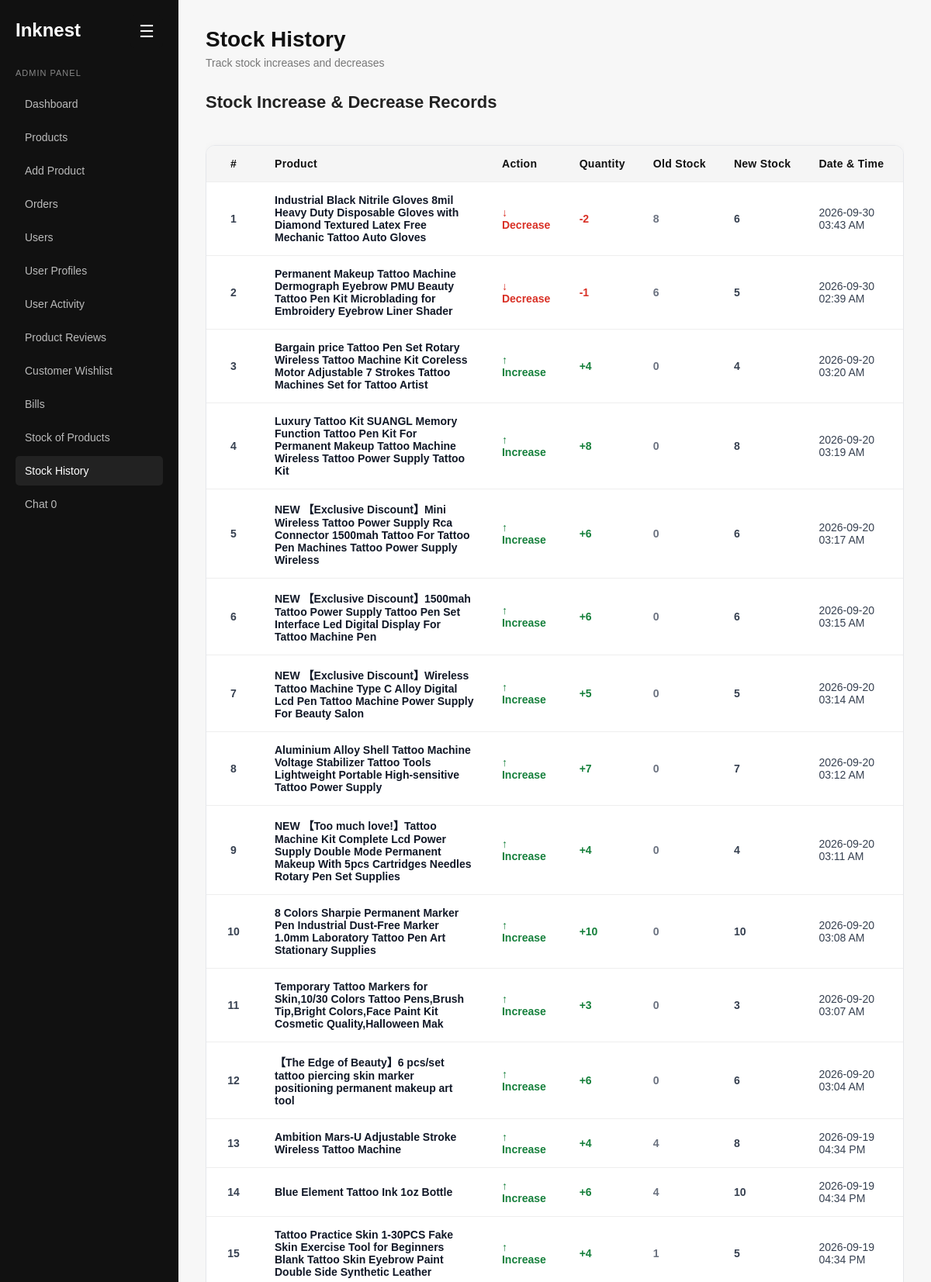
/admin/stock_history.php (signed in, upper part), run on the app's committed database.
### tables this page shows
CREATE TABLE `stock_activity` (
  `id` int(11) NOT NULL,
  `admin_id` int(11) DEFAULT NULL,
  `product_id` int(11) NOT NULL,
  `action` enum('Increase','Decrease') NOT NULL,
  `quantity` int(11) NOT NULL,
  `old_stock` int(11) NOT NULL,
  `new_stock` int(11) NOT NULL,
  `created_at` timestamp NOT NULL DEFAULT current_timestamp()
);

CREATE TABLE `products` (
  `id` int(11) NOT NULL,
  `product_name` varchar(255) NOT NULL,
  `category` varchar(200) NOT NULL,
  `description` text DEFAULT NULL,
  `price` decimal(10,2) NOT NULL,
  `image` varchar(255) DEFAULT NULL,
  `created_at` timestamp NOT NULL DEFAULT current_timestamp(),
  `stock` int(11) NOT NULL,
  `is_deleted` tinyint(1) NOT NULL DEFAULT 0
);

### admin/stock_history.php (the view, shortened to what this page needs)
<?php
include "../config/database.php";
$query = mysqli_query(
    $conn,
    "SELECT
        sa.id,
        sa.action,
        sa.quantity,
        sa.old_stock,
        sa.new_stock,
        sa.created_at,
        p.product_name,
        u.user_name AS admin_name
     FROM stock_activity sa
     INNER JOIN products p
        ON sa.product_id = p.id
     LEFT JOIN users u
        ON sa.admin_id = u.id
     ORDER BY sa.created_at DESC"
);
?>
<!DOCTYPE html>
<html lang="en">
<head>
    <link rel="stylesheet" href="../css/admin_dashboard.css?v=<?php echo time(); ?>">
</head>
<body>
<aside class="sidebar" id="sidebar">
    <button type="button" class="sidebar-toggle" id="sidebarToggle">☰</button>
    <h1>Inknest</h1>
    <p class="admin-label">ADMIN PANEL</p>
    <nav>
        <a href="admin_dashboard.php">Dashboard</a>
        <a href="products.php">Products</a>
        <a href="add_product.php">Add Product</a>
        <a href="orders.php">Orders</a>
        <a href="users.php">Users</a>
        <a href="user_profiles.php">User Profiles</a>
        <a href="user_log.php">User Activity</a>
        <a href="product_reviews.php">Product Reviews</a>
        <a href="admin_wishlist.php">Customer Wishlist</a>
        <a href="bill.php">Bills</a>
        <a href="stock_management.php">Stock of Products</a>
        <a href="stock_history.php" class="active">Stock History</a>
        <a href="chat.php">
            Chat
            <span
                id="adminChatBadge"
                class="admin-chat-badge">
                0
            </span>
        </a>
    </nav>
</aside>
<main class="main">
    <header class="header">
        <div>
            <h2>Stock History</h2>
            <p>Track stock increases and decreases</p>
        </div>
    </header>
    <section class="section">
        <h3>Stock Increase & Decrease Records</h3>
        <div style="overflow-x:auto;">
            <table class="stock-history-table">
                <thead>
                    <tr>
                        <th>#</th>
                        <th>Product</th>
                        <th>Action</th>
                        <th>Quantity</th>
                        <th>Old Stock</th>
                        <th>New Stock</th>
                        <th>Date & Time</th>
                    </tr>
                </thead>
                <tbody>
                <?php if (mysqli_num_rows($query) > 0): ?>
                    <?php $count = 1; ?>
                    <?php while ($row = mysqli_fetch_assoc($query)): ?>
                        <tr>
                            <td>
                                <?php echo $count++; ?>
                            </td>
                            <td>
                                <?php
                                echo htmlspecialchars(
                                    $row["product_name"]
                                );
                                ?>
                            </td>
                            <td>
                                <?php if ($row["action"] === "Increase"): ?>
                                    <span class="increase">
                                        ↑ Increase
                                    </span>
                                <?php else: ?>
                                    <span class="decrease">
                                        ↓ Decrease
                                    </span>
                                <?php endif; ?>
                            </td>
                            <td>
                                <?php if ($row["action"] === "Increase"): ?>
                                    <span class="quantity-increase">
                                        +<?php echo (int)$row["quantity"]; ?>
                                    </span>
                                <?php else: ?>
                                    <span class="quantity-decrease">
                                        -<?php echo (int)$row["quantity"]; ?>
                                    </span>
                                <?php endif; ?>
                            </td>
                            <td>
                                <span class="stock-number">
                                    <?php echo (int)$row["old_stock"]; ?>
                                </span>
                            </td>
                            <td>
                                <span class="stock-number">
                                    <?php echo (int)$row["new_stock"]; ?>
                                </span>
                            </td>
                            <td>
                                <?php
                                echo date(
                                    "Y-m-d h:i A",
                                    strtotime($row["created_at"])
                                );
                                ?>
                            </td>
                        </tr>
                    <?php endwhile; ?>
                <?php endif; ?>
                </tbody>
            </table>
        </div>
    </section>
</main>
</body>
</html>

### css/admin_dashboard.css (style rules this page uses)
* { margin: 0; padding: 0; box-sizing: border-box; font-family: Arial, sans-serif; }
body { background: #f7f7f7; color: #111; display: flex; min-height: 100vh; }
.sidebar { width: 230px; background: #111; color: #fff; padding: 25px 20px; position: fixed; top: 0; bottom: 0; left: 0; }
.sidebar h1 { font-size: 24px; margin-bottom: 35px; }
.admin-label { color: #888; font-size: 11px; letter-spacing: 1px; margin-bottom: 15px; }
.sidebar nav { display: flex; flex-direction: column; gap: 5px; }
.sidebar a { color: #bbb; text-decoration: none; padding: 11px 12px; border-radius: 5px; font-size: 14px; }
.sidebar a:hover, .sidebar a.active { background: #222; color: #fff; }
.main { margin-left: 230px; width: calc(100% - 230px); padding: 35px; }
.header { margin-bottom: 30px; }
.header h2 { font-size: 28px; margin-bottom: 6px; }
.header p { color: #777; font-size: 14px; }
.section h3 { font-size: 18px; margin-bottom: 15px; }
.section { width: 100%; }
.section h3 { margin-bottom: 20px; font-size: 22px; color: #222; }
.section table { width: 100%; border-collapse: separate; border-spacing: 0; background: #ffffff; border: 1px solid #e5e7eb; border-radius: 12px; overflow: hidden; box-shadow: 0 4px 15px rgba(0, 0, 0, 0.05); }
.section table thead { background: #f5f5f5; }
.section table th { padding: 15px 18px; text-align: left; color: #111; font-size: 14px; font-weight: 600; letter-spacing: 0.3px; white-space: nowrap; }
.section table td { padding: 15px 18px; border-bottom: 1px solid #eeeeee; color: #374151; font-size: 14px; vertical-align: middle; }
.section table tbody tr { transition: background-color 0.2s ease; }
.section table th:first-child, .section table td:first-child { width: 70px; text-align: center; font-weight: 600; }
.section table td:nth-child(2) { font-weight: 600; color: #111827; }
.section table td:nth-child(3) { color: #4b5563; }
.section table td:nth-child(4) { font-weight: 600; }
.section table td:nth-child(4) { color: #010101; }
.section table td:nth-child(5) { color: #6b7280; white-space: nowrap; }
.section { margin-bottom: 35px; }
.section h3 { margin-bottom: 22px; }

### admin/stock_history.php (style rules this page uses)
.stock-history-table { width: 100%; border-collapse: collapse; margin-top: 20px; }
.stock-history-table th, .stock-history-table td { padding: 14px 16px; text-align: left; border-bottom: 1px solid #eee; }
.stock-history-table th { font-weight: 600; }
.increase { color: #16803c; font-weight: 600; }
.decrease { color: #d93025; font-weight: 600; }
.quantity-increase { color: #16803c; font-weight: 700; }
.quantity-decrease { color: #d93025; font-weight: 700; }
.stock-number { font-weight: 600; }
.sidebar { position: fixed; transition: transform 0.3s ease; overflow: hidden; }
.sidebar-toggle { position: absolute; top: 20px; right: 20px; z-index: 1002; width: 42px; height: 42px; border: none; border-radius: 6px; background: #111; color: #fff; font-size: 22px; cursor: pointer; display: flex; align-items: center; justify-content: center; }
.main { transition: margin-left 0.3s ease; }

### data on the page
stock_activity: product.product_name "Industrial Black Nitrile Gloves 8mil Heavy Duty Disposable Gloves with Diamond Textured Latex Free Mechanic Tattoo Auto Gloves", action "↓ Decrease", quantity "2", old_stock "8", new_stock "6", created_at "2026-09-30 03:43 AM"
stock_activity: product.product_name "Permanent Makeup Tattoo Machine Dermograph Eyebrow PMU Beauty Tattoo Pen Kit Microblading for Embroidery Eyebrow Liner Shader", action "↓ Decrease", quantity "1", old_stock "6", new_stock "5", created_at "2026-09-30 02:39 AM"
stock_activity: product.product_name "Bargain price Tattoo Pen Set Rotary Wireless Tattoo Machine Kit Coreless Motor Adjustable 7 Strokes Tattoo Machines Set for Tattoo Artist", action "↑ Increase", quantity "4", old_stock "0", new_stock "4", created_at "2026-09-20 03:20 AM"
stock_activity: product.product_name "Luxury Tattoo Kit SUANGL Memory Function Tattoo Pen Kit For Permanent Makeup Tattoo Machine Wireless Tattoo Power Supply Tattoo Kit", action "↑ Increase", quantity "8", old_stock "0", new_stock "8", created_at "2026-09-20 03:19 AM"
stock_activity: product.product_name "NEW 【Exclusive Discount】Mini Wireless Tattoo Power Supply Rca Connector 1500mah Tattoo For Tattoo Pen Machines Tattoo Power Supply Wireless", action "↑ Increase", quantity "6", old_stock "0", new_stock "6", created_at "2026-09-20 03:17 AM"
stock_activity: product.product_name "NEW 【Exclusive Discount】1500mah Tattoo Power Supply Tattoo Pen Set Interface Led Digital Display For Tattoo Machine Pen", action "↑ Increase", quantity "6", old_stock "0", new_stock "6", created_at "2026-09-20 03:15 AM"
stock_activity: product.product_name "NEW 【Exclusive Discount】Wireless Tattoo Machine Type C Alloy Digital Lcd Pen Tattoo Machine Power Supply For Beauty Salon", action "↑ Increase", quantity "5", old_stock "0", new_stock "5", created_at "2026-09-20 03:14 AM"
stock_activity: product.product_name "Aluminium Alloy Shell Tattoo Machine Voltage Stabilizer Tattoo Tools Lightweight Portable High-sensitive Tattoo Power Supply", action "↑ Increase", quantity "7", old_stock "0", new_stock "7", created_at "2026-09-20 03:12 AM"
stock_activity: product.product_name "NEW 【Too much love!】Tattoo Machine Kit Complete Lcd Power Supply Double Mode Permanent Makeup With 5pcs Cartridges Needles Rotary Pen Set Supplies", action "↑ Increase", quantity "4", old_stock "0", new_stock "4", created_at "2026-09-20 03:11 AM"
stock_activity: product.product_name "8 Colors Sharpie Permanent Marker Pen Industrial Dust-Free Marker 1.0mm Laboratory Tattoo Pen Art Stationary Supplies", action "↑ Increase", quantity "10", old_stock "0", new_stock "10", created_at "2026-09-20 03:08 AM"
stock_activity: product.product_name "Temporary Tattoo Markers for Skin,10/30 Colors Tattoo Pens,Brush Tip,Bright Colors,Face Paint Kit Cosmetic Quality,Halloween Mak", action "↑ Increase", quantity "3", old_stock "0", new_stock "3", created_at "2026-09-20 03:07 AM"
stock_activity: product.product_name "【The Edge of Beauty】6 pcs/set tattoo piercing skin marker positioning permanent makeup art tool", action "↑ Increase", quantity "6", old_stock "0", new_stock "6", created_at "2026-09-20 03:04 AM"
stock_activity: product.product_name "Ambition Mars-U Adjustable Stroke Wireless Tattoo Machine", action "↑ Increase", quantity "4", old_stock "4", new_stock "8", created_at "2026-09-19 04:34 PM"
stock_activity: product.product_name "Blue Element Tattoo Ink 1oz Bottle", action "↑ Increase", quantity "6", old_stock "4", new_stock "10", created_at "2026-09-19 04:34 PM"
stock_activity: product.product_name "Tattoo Practice Skin 1-30PCS Fake Skin Exercise Tool for Beginners Blank Tattoo Skin Eyebrow Paint Double Side Synthetic Leather", action "↑ Increase", quantity "4", old_stock "1", new_stock "5", created_at "2026-09-19 04:34 PM"
